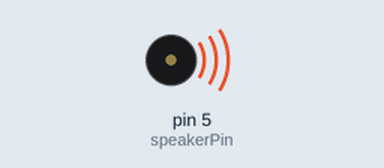
The sketch below on a simulated Arduino Uno, built with avr-gcc and run on an emulated ATmega328P. Parts: buzzer (waves = sounding). Random numbers use the default seed unless the sketch sets one.

Above: at 0.1 s.
At 24.75 s:
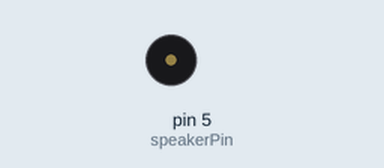
Timing chart, 0 to 42.8 s (numbered marks = the images above):
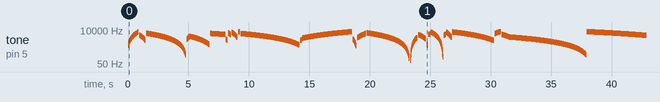

Measured:
- by itself, tone on pin 5 (speakerPin): plays 900 Hz for 0.01 s, 978 Hz for 0.01 s, 1056 Hz for 0.01 s, 1134 Hz for 0.01 s, 1212 Hz for 0.01 s, 1290 Hz for 0.01 s … (3995 notes in this stretch)

The sketch:

sketch07_05_for_rand.ino
```cpp
/* for文で三三七拍子の簡略化 */

const int speakerPin = 5;

void setup() {
}

void loop() {
  int i;
  int start = random(31, 8000);
  int end  = random(31, 8000);
  int step = random(1,100);

  if (start < end) {
    for (i = start; i <= end; i += step) {
      tone(speakerPin, i, 10);
      delay(10);
    }
  } else {
    for (i = start; i >= end; i -= step) {
      tone(speakerPin, i, 10);
      delay(10);
    }
  }
  delay(100);
}
```
